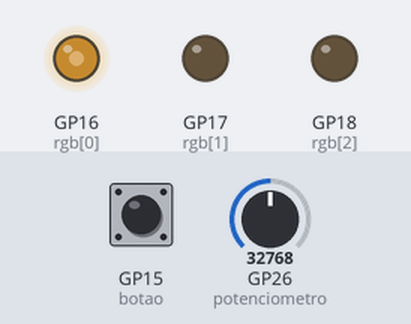
Bench run of a program on a simulated Raspberry Pi Pico running MicroPython. On the bench: output pins drawn as LEDs (lit = HIGH). The inputs (shaded band) are chosen by the test bench; at power-on: GP15 (botao) LOW, GP26 (potenciometro) = 32768 (analog values on the 0–65535 scale).

Above: at 1.2 s.
1.3 s: GP15 (botao) pulled HIGH for 1 s
At 3.3 s:
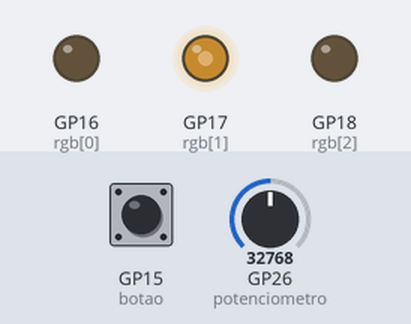
3.8 s: GP26 (potenciometro) set to 45874
At 4.1 s:
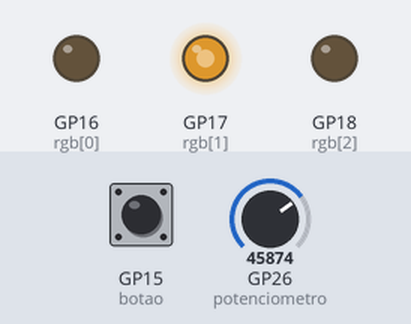
5.3 s: GP15 (botao) pulled HIGH for 0.15 s
At 6.7 s:
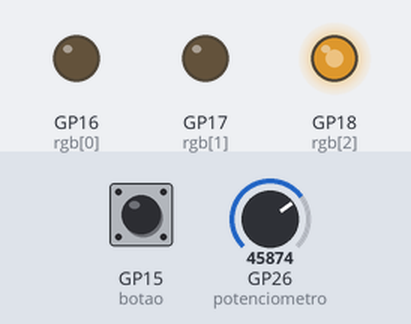
7.0 s: GP26 (potenciometro) set to 57670
At 8.0 s:
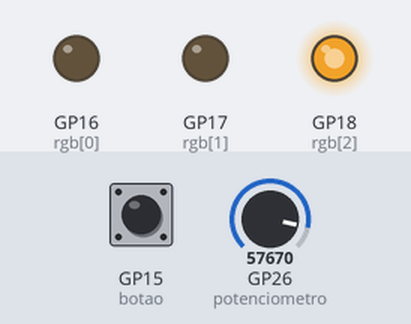
8.5 s: GP15 (botao) pulled HIGH for 0.15 s
At 9.5 s:
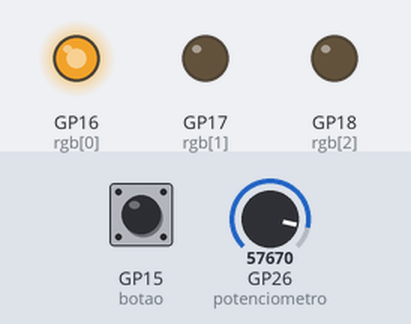
10.2 s: GP26 (potenciometro) set to 7864
At 10.8 s:
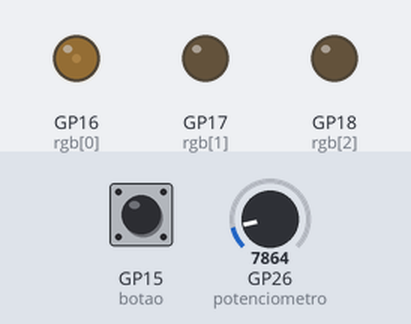
Timing chart, 0 to 12.7 s (numbered marks = the images above; inputs shaded):
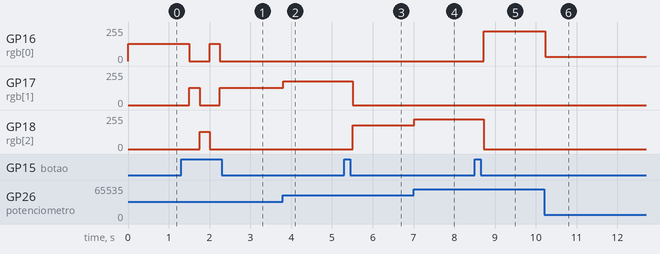

Measured:
- after the input at 1.3 s, GP16 (rgb[0]): 128/255 → 0/255 after 0.20 s, → 128/255 0.50 s later, → 0/255 0.25 s later; GP17 (rgb[1]): 0/255 → 128/255 after 0.20 s, → 0/255 0.25 s later, → 128/255 0.50 s later; GP18 (rgb[2]): 0/255 → 128/255 after 0.45 s, → 0/255 0.25 s later
- after the input at 3.8 s, GP17 (rgb[1]): 128/255 → 178/255 at once
- after the input at 5.3 s, GP17 (rgb[1]): 178/255 → 0/255 after 0.21 s; GP18 (rgb[2]): 0/255 → 178/255 after 0.21 s
- after the input at 7.0 s, GP18 (rgb[2]): 178/255 → 224/255 at once
- after the input at 8.5 s, GP16 (rgb[0]): 0/255 → 224/255 after 0.22 s; GP18 (rgb[2]): 224/255 → 0/255 after 0.22 s
- after the input at 10.2 s, GP16 (rgb[0]): 224/255 → 31/255 at once

The program:

5.SISTEMA_ILUMINACAO_INTELIGENTE.py
```python
from machine import Pin, PWM, ADC
from utime import sleep

rgb = [PWM(Pin(i)) for i in (16, 17, 18)]
for led in rgb:
    led.freq(1000)

botao = Pin(15, Pin.IN, Pin.PULL_DOWN)
potenciometro = ADC(26)

cor_ativa = 0 # 0=Vermelho, 1=Verde, 2=Azul

while True:
    # Se clicar, muda a cor. O operador % 3 garante que volte para 0 após o 2.
    if botao.value() == 1:
        cor_ativa = (cor_ativa + 1) % 3
        sleep(0.2) # Debounce

    brilho = potenciometro.read_u16()

    for i in range(3):
        if i == cor_ativa:
            rgb[i].duty_u16(brilho) # Acende só a cor ativa no nível do potenciômetro
        else:
            rgb[i].duty_u16(0)      # Apaga o resto

    sleep(0.05)
```
